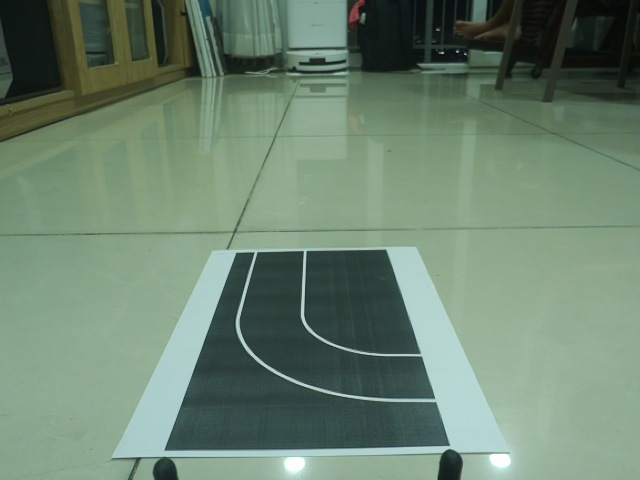
#> input picture src/Lane_Keeping/test.jpg, 640 x 480 px
$ python lkp_khoi.py
#> lines starting #> are read from the running program, lines starting #| are printed output that depends on the picture
import numpy as np
import cv2
import matplotlib.pyplot as plt
from sklearn.cluster import DBSCAN
from sklearn.preprocessing import StandardScaler

# them cac import de matplotlib chay headless, khong can gui, tranh loi khi chay tren ubuntu

import os
os.environ["QT_QPA_PLATFORM"] = "offscreen"
import matplotlib
matplotlib.use('Agg')


def find_plateaus(img,
                  ascent_threshold=50,
                  winning_percentage=0.4,
                  ascent_to_plateau=20,
                  min_pixels_to_plateau=3,
                  lower_pixel_limit=5,
                  upper_pixel_limit=100,
                  confidence_interval=0.08):
    '''
    # Status:
    0. Did not pass threshold
    1. Segment not long enough
    2. Segment too long
    3. Did not pass winning threshold
    4. Did not pass ascent to plateau threshold
    5. Did not pass noise test
    6. PassedDocstring for find_plateaus
    '''
    if type(img) == str:
        img = cv2.imread(img)

    gray = cv2.cvtColor(img, cv2.COLOR_BGR2GRAY)
    _, w = gray.shape
    boundary_points = []
    status = [0, 0, 0, 0, 0, 0, 0]

    for i, row in enumerate(gray):
        row = row.tolist()
        j = 0
        while j < w - 1:
            # If no abrupt change: skip
            if abs(row[j] - row[j + 1]) < ascent_threshold:
                status[0] += 1
                j += 1
                continue

            # If abrupt change: find plateau
            ascent_value_pos = j
            ascent_value = row[ascent_value_pos]
            buffer = [j + 1]
            j += 2
            while j < w - 1 and abs(row[j] - row[j - 1]) < ascent_threshold:
                buffer.append(j)
                j += 1

            if len(buffer) < lower_pixel_limit:
                status[1] += 1
                continue
            if len(buffer) > upper_pixel_limit:
                status[2] += 1
                continue

            # Range Boyer-Moore voting for plateau
            plateau_pos = buffer[0]
            plateau = row[plateau_pos]
            counter = 0
            for pos in buffer:
                if counter == 0:
                    plateau_pos = pos
                    plateau = row[plateau_pos]
                    counter += 1
                else:
                    if (1 - confidence_interval) * plateau <= row[pos] <= (1 + confidence_interval) * plateau:
                        counter += 1
                    else:
                        counter -= 1


            # Check if plateau is stable & does not come from white noise
            counter = sum(1 for pos in buffer if (1 - confidence_interval) * plateau <= row[pos] <= (1 + confidence_interval) * plateau)

            if not counter >= len(buffer) * winning_percentage:
                status[3] += 1
                continue
            if not abs(plateau - ascent_value) >= ascent_to_plateau:
                status[4] += 1
                continue
            if not abs(plateau_pos - ascent_value_pos) <= min_pixels_to_plateau:
                status[5] += 1
                continue

            status[6] += 1
            boundary_points.append((plateau_pos, i))

    return boundary_points, status

def deproject_points(points, h, theta, f, k, u0, v0, eps=1e-8):
    world_points = []
    theta_rad = theta * np.pi / 180
    cos_theta = np.cos(theta_rad)
    sin_theta = np.sin(theta_rad)
    alpha = f / k
    for u, v in points:
        norm_u = (u - u0) / alpha
        norm_v = (v - v0) / alpha
        # scale = h / (cos_theta * norm_v - sin_theta + eps)
        # world_points.append((norm_u * scale, norm_v * scale))
        scale = h / (sin_theta * norm_v - cos_theta + eps)
        world_points.append((float(norm_u * scale), float((cos_theta * norm_v + sin_theta) * scale)))

    return world_points


def dbscan_cluster(points, eps=0.5, min_samples=2, standardise=True):
    """
    Cluster points using DBSCAN algorithm.
    Separates left and right lane boundaries based on spatial proximity.

    Args:
        points: List of (x, y) coordinates
        eps: Distance threshold for clustering
        min_samples: Minimum points per cluster
        standardise: Whether to standardize features

    Returns:
        List of cluster labels (noise points labeled as -1)
    """
    if len(points) < min_samples:
        return [-1] * len(points)

    rescaled_points = StandardScaler().fit_transform(np.array(points.copy())) if standardise else points
    clusters = DBSCAN(eps=eps, min_samples=min_samples).fit(rescaled_points)

    return clusters.labels_.tolist()


def find_lane_points(points, labels):
    """
    Returns respectively the left and right lane.
    """
    if labels == [-1] or len(labels) == 0:
        return {}

    points_with_labels = {}
    for point, label in zip(points, labels):
        if label == -1:
            continue
        label = str(label)
        if label not in points_with_labels:
            points_with_labels[label] = [point]
        else:
            points_with_labels[label].append(point)

    max_len = 0
    second_max_len = 0
    left_lane_label = '0'
    right_lane_label = '0'
    for i in range(len(points_with_labels)):
        i = str(i)
        points_cnt = len(points_with_labels[i])
        if points_cnt >= max_len:
            if points_cnt != max_len:
                second_max_len = max_len
                right_lane_label = left_lane_label
            max_len = points_cnt
            left_lane_label = i
        elif len(points_with_labels[i]) > second_max_len:
            second_max_len = points_cnt
            right_lane_label = i

    left_mean_x = float(np.mean(np.array(points_with_labels[left_lane_label])[:, 0]))
    right_mean_x = float(np.mean(np.array(points_with_labels[right_lane_label])[:, 0]))

    if left_mean_x >= right_mean_x:
        left_lane_label, right_lane_label = right_lane_label, left_lane_label

    return points_with_labels[left_lane_label], points_with_labels[right_lane_label]


def fit_polynomial(points, degree=2, threshold=10):
    """
    Fits a polynomial x = f(y) to the given points.
    Changed to fit y = f(x) for better lane representation.
    """
    if len(points) < threshold:
        return None

    try:
        points = np.array(points)
        sorted_points = points[points[:, 1].argsort()]
        # Sort diem theo index 1 (y) thay cho index 0 (x)
        coefficients = np.polyfit(sorted_points[:, 1], sorted_points[:, 0], degree)
        return np.poly1d(coefficients)
    except Exception as e:
        print(f"Polynomial fitting error: {e}")
        return None


def suggest_path(left_lane_points, right_lane_points, diff_y=10):
    left_lane_points = np.array(left_lane_points)
    right_lane_points = np.array(right_lane_points)


    min_y_left = np.min(left_lane_points[:, 1])
    max_y_left = np.max(left_lane_points[:, 1])
    min_y_right = np.min(right_lane_points[:, 1])
    max_y_right = np.max(right_lane_points[:, 1])

    left_lane_points = left_lane_points[left_lane_points[:, 1].argsort()]
    right_lane_points = right_lane_points[right_lane_points[:, 1].argsort()]

    suggested_points = []
    for y in np.arange(min(min_y_left, min_y_right), max(max_y_left, max_y_right)):
        buffer_left = left_lane_points[(left_lane_points[:, 1] >= y - diff_y) & (left_lane_points[:, 1] <= y + diff_y)]
        buffer_right = right_lane_points[(right_lane_points[:, 1] >= y - diff_y) & (right_lane_points[:, 1] <= y + diff_y)]
        if not len(buffer_left) or not len(buffer_right):
            continue

        mean_x = (np.mean(buffer_left[:, 0]) + np.mean(buffer_right[:, 0])) / 2
        suggested_points.append((mean_x, y))

    return fit_polynomial(suggested_points)


# [70 lines left out: functions display_points, display_clusters, display_polynomials, not called in this run]


def run_lane_detect(img, h, theta, f, k, eps=1e-8, use_deprojected=False, car_position=1024):
    if type(img) == str:
        img = cv2.imread(img)

    height, width, _ = img.shape
    points, _ = find_plateaus(img)

    deprojected = deproject_points(points, h, theta, f, k, width / 2, height / 2, eps=eps)
    labels = dbscan_cluster(deprojected, eps=0.3)
    if use_deprojected:
        points = deprojected
    first_lane, second_lane = find_lane_points(points, labels)
    suggested_path_poly = suggest_path(first_lane, second_lane)
    first_lane_poly = fit_polynomial(first_lane)
    second_lane_poly = fit_polynomial(second_lane)

    return suggested_path_poly, first_lane_poly, second_lane_poly


def add_lanes_to_image(img, list_polynomials, points_per_polynomial=100):
    if type(img) == str:
        img = cv2.imread(img)

    h, w = img.shape[:2]

    # Duyệt các điểm theo chiều dọc (y) từ trên xuống dưới
    for y in np.linspace(0, h-1, points_per_polynomial):

        # Duyệt qua từng đường line (poly)
        for poly in list_polynomials:
            if poly is None: continue

            try:
                # Tinh toạ độ x theo y, khong can giai root nx vi da fit x = f(y) o tren
                x_val = poly(y)

                # Kiểm tra nếu x nằm trong phạm vi chiều rộng ảnh thì mới vẽ
                if 0 <= x_val < w:
                    cv2.circle(img, (int(x_val), int(y)), 2, (0, 255, 0), 2)
            except Exception:
                pass

    return img

def find_x_at_y(poly, target_y, img_width=2048):
    if poly is None:
        return None
    try:
        x_val = poly(target_y)
        if 0 <= x_val < img_width:
            return float(x_val)
    except:
        pass
    return None

def calculate_centre_distance(path_poly, car_position, target_y=None, img_height=None):
    if path_poly is None:
        return None
    if target_y is None:
        if img_height is None:
            print("ERROR: img_height must be provided if target_y is not given.")
            return None
        target_y = img_height - 1
    path_x = find_x_at_y(path_poly, target_y)
    distance = car_position- path_x
    return distance

def main():
    # Get the directory where this script is located
    # script_dir = os.path.dirname(os.path.abspath(__file__))
    # img_path = os.path.join(script_dir, 'test.jpg')
    img_path='test.jpg'  # Hoặc thay đổi đường dẫn tới ảnh của bạn ở đây
    img = cv2.imread(img_path)
#> img is the input picture: shape (480, 640, 3); mean B, G, R 112.7, 131.5, 108.8

    if img is None:
        print(f"ERROR: Không thể đọc file ảnh '{img_path}'.")
        print("Hãy đảm bảo file ảnh nằm cùng thư mục hoặc sửa lại đường dẫn trong code.")
        return

    # In file anh dang dung
    print(f"\n=== Using Image File ===")
    print(f"Image file: {img_path}")

    h = 0.225
    theta = 15
    f = 2.75e-3
    k = 1.3e-6

    # In cac tham so dang dung
    print("\n=== Lane Detection Parameters ===")
    print(f"h = {h}")
    print(f"theta = {theta}")
    print(f"f = {f}")
    print(f"k = {k}")


    path_poly, first_lane_poly, second_lane_poly = run_lane_detect(
        img,
        h=h,
        theta=theta,
        f=f,
        k=k,
        use_deprojected=False
    )
#> in find_plateaus, `gray = cv2.cvtColor(img, cv2.COLOR_BGR2GRAY)`:
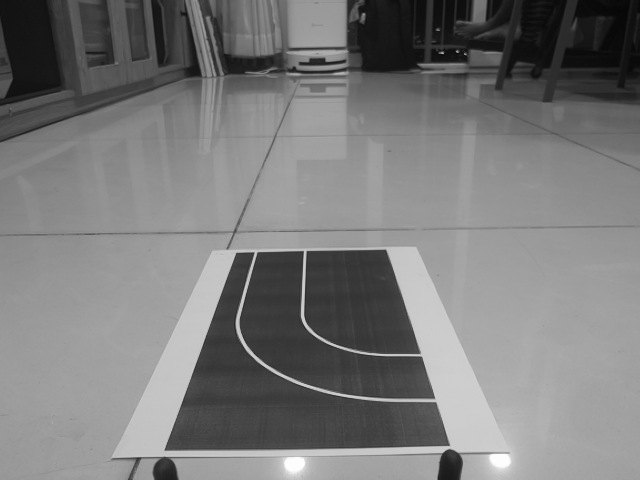
#> gray: shape (480, 640); min 2, max 254, mean 122.6
#> after the loop in find_plateaus, `for i, row in enumerate(gray):`: boundary_points = 141 pairs, first value 133 to 445, second value 253 to 478; status = [226808, 213, 262, 32, 7, 75, 141]
#> in run_lane_detect, `points, _ = find_plateaus(img)`: points has the same summary as boundary_points in find_plateaus
#> the loop in deproject_points, `for u, v in points:` made 141 passes
#> (u, v, norm_u, norm_v, scale) on passes 1 to 12: (309, 253, -0.0052, 0.00615, -0.233), (238, 254, -0.0388, 0.00662, -0.233), (309, 254, -0.0052, 0.00662, -0.233), (237, 256, -0.0392, 0.00756, -0.233), (259, 256, -0.0288, 0.00756, -0.233), (309, 256, -0.0052, 0.00756, -0.233), (235, 257, -0.0402, 0.00804, -0.233), (258, 257, -0.0293, 0.00804, -0.233), (309, 257, -0.0052, 0.00804, -0.233), (258, 258, -0.0293, 0.00851, -0.233), (236, 259, -0.0397, 0.00898, -0.233), (257, 260, -0.0298, 0.00945, -0.234)
#> after the loop in deproject_points, `for u, v in points:`: world_points = 141 pairs, first value -0.0141 to 0.0212, second value -0.0883 to -0.0618
#> in run_lane_detect, `deprojected = deproject_points(points, h, theta, f, k, width / 2, heig..`: deprojected has the same summary as world_points in deproject_points
#> in dbscan_cluster, `rescaled_points = StandardScaler().fit_transform(np.array(points.copy(..`: rescaled_points = 141 pairs, first value -4.55 to 2.88, second value -4.33 to 1.27
#> in run_lane_detect, `labels = dbscan_cluster(deprojected, eps=0.3)`: labels = 141 values, max 3 at index 107, min -1 at index 137, mean 1.13
#> the loop in find_lane_points, `for point, label in zip(points, labels):` made 141 passes
#> (point, label) on passes 1 to 12: ((309, 253), '0'), ((238, 254), '1'), ((309, 254), '0'), ((237, 256), '1'), ((259, 256), '2'), ((309, 256), '0'), ((235, 257), '1'), ((258, 257), '2'), ((309, 257), '0'), ((258, 258), '2'), ((236, 259), '1'), ((257, 260), '2')
#> after the loop in find_lane_points, `for point, label in zip(points, labels):`: points_with_labels = 4 items
#> the loop in find_lane_points, `for i in range(len(points_with_labels)):` made 4 passes
#> (i, points_cnt, second_max_len, right_lane_label, max_len, left_lane_label) on passes 1 to 2: ('0', 30, 0, '0', 30, '0'), ('1', 55, 30, '0', 55, '1')
#> (i, points_cnt, second_max_len, right_lane_label) on pass 3: ('2', 47, 47, '2')
#> after the loop in find_lane_points, `for i in range(len(points_with_labels)):`: max_len = 55; second_max_len = 47
#> in find_lane_points, `left_mean_x = float(np.mean(np.array(points_with_labels[left_lane_labe..`: left_mean_x = 218.3
#> in find_lane_points, `right_mean_x = float(np.mean(np.array(points_with_labels[right_lane_la..`: right_mean_x = 250
#> in run_lane_detect, `first_lane, second_lane = find_lane_points(points, labels)`: first_lane = 55 pairs, first value 192 to 238, second value 254 to 375; second_lane = 47 pairs, first value 240 to 277, second value 256 to 374
#> in suggest_path, `left_lane_points = np.array(left_lane_points)`: left_lane_points has the same summary as first_lane in run_lane_detect
#> in suggest_path, `right_lane_points = np.array(right_lane_points)`: right_lane_points has the same summary as second_lane in run_lane_detect
#> in suggest_path, `min_y_left = np.min(left_lane_points[:, 1])`: min_y_left = 254
#> in suggest_path, `max_y_left = np.max(left_lane_points[:, 1])`: max_y_left = 375
#> in suggest_path, `min_y_right = np.min(right_lane_points[:, 1])`: min_y_right = 256
#> in suggest_path, `max_y_right = np.max(right_lane_points[:, 1])`: max_y_right = 374
#> the loop in suggest_path, `for y in np.arange(min(min_y_left, min_y_right), max(max_y_left, max_y..` made 121 passes
#> mean_x on passes 1 to 12: 246.5, 246.1, 246.1, 246.1, 245.7, 245.5, 245.4, 245.4, 245, 244.8, 244.8, 244.5
#> after the loop in suggest_path, `for y in np.arange(min(min_y_left, min_y_right), max(max_y_left, max_y..`: suggested_points = 121 pairs, first value 225.5 to 246.5, second value 254 to 374
#> in fit_polynomial, `points = np.array(points)`: points has the same summary as suggested_points in suggest_path
#> in fit_polynomial, `sorted_points = points[points[:, 1].argsort()]`: sorted_points has the same summary as suggested_points in suggest_path
#> in fit_polynomial, `coefficients = np.polyfit(sorted_points[:, 1], sorted_points[:, 0], de..`: coefficients = [0.00326, -2.2, 598.9]
    print("\n=== Lane Detection Results ===")
    print(f"Suggested path: {path_poly}")
#| Suggested path:           2
#| 0.003263 x - 2.202 x + 598.9
    print(f"First path: {first_lane_poly}")
#| First path:             2
#| -3.567e-05 x - 0.3394 x + 325.7
    print(f"Second path: {second_lane_poly}")
#| Second path:           2
#| 0.006678 x - 4.138 x + 883.4

    if path_poly is None:
        print("\nNo path detected, exiting.")
        return


    img_with_lanes = add_lanes_to_image(img.copy(), [path_poly, first_lane_poly, second_lane_poly])
#> after the loop in add_lanes_to_image, `for y in np.linspace(0, h-1, points_per_polynomial):`:
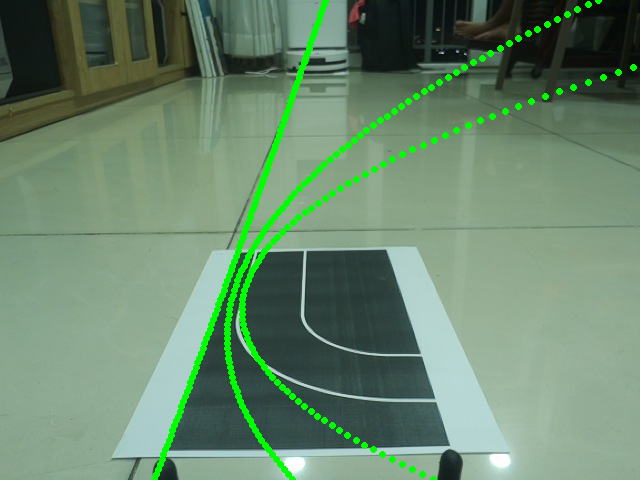
#> img: shape (480, 640, 3); mean of channels 0, 1, 2 109.4, 135.8, 105.8; drawn as B, G, R

    height, width= img.shape[:2]
#> height = 480; width = 640
    car_position = width / 2
#> car_position = 320
    centre_dist = calculate_centre_distance(path_poly, car_position, target_y=height-1, img_height=height)
#> centre_dist = 27.16

    if centre_dist is not None:
        print(f"\n=== Centre Distance Calculation ===")
        print(f"Center distance at bottom of image: {centre_dist:.2f} pixels")
#| Center distance at bottom of image: 27.16 pixels
        print(f"Path position at y = {height-1}: {car_position - centre_dist:.2f} px")
#| Path position at y = 479: 292.84 px
        print(f"Distance center: {centre_dist:.2f} px")
#| Distance center: 27.16 px

        if centre_dist == 0:
            print("Car is ON the path")
        elif centre_dist < 0:
            print("Car is LEFT of the path")
        elif centre_dist > 0:
            print("Car is RIGHT of the path")

        cv2.putText(img_with_lanes, f'Distance: {centre_dist:.2f} px',
                   (10, 30), cv2.FONT_HERSHEY_SIMPLEX, 0.8, (255, 0, 0), 2)

        cv2.circle(img_with_lanes, (int(car_position), height-1), 10, (255, 0, 0), -1)
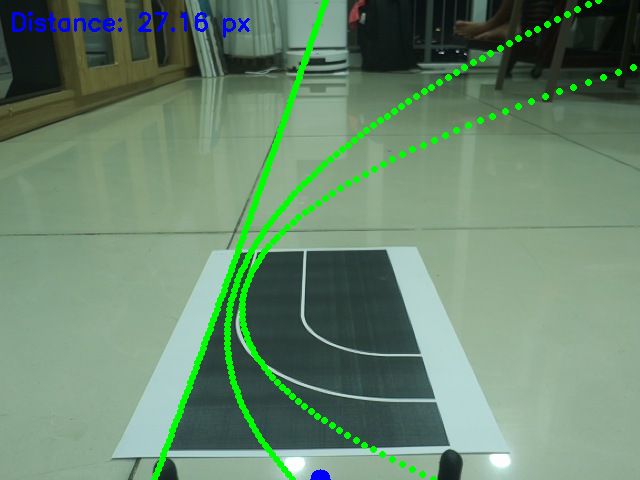
#> img_with_lanes: shape (480, 640, 3); mean of channels 0, 1, 2 110.4, 135.4, 105.4; drawn as B, G, R

    else:
        print("\nWarning: Cannot calculate center distance")


    output_file = 'lane_detection_result.png'
    cv2.imwrite(output_file, img_with_lanes)
    print(f"\n=== Output ===")
    print(f"Result saved to {output_file}")

    print("\n=== Path X at Custom Y Positions ===")
    test_y = int(input("Enter y: "))
#> the answer given: 3
    x = find_x_at_y(path_poly, test_y, img_width=width)
#> x = 592.4
    if x is not None:
        print(f"Path x at y={test_y:3d}: {x:.2f} px")
#| Path x at y=  3: 592.36 px
    else:
        print(f"Cannot find path x at y={test_y:3d}")


if __name__ == "__main__":
    main()

$ run again, with src/Lane_Keeping/1.jpg copied over src/Lane_Keeping/test.jpg
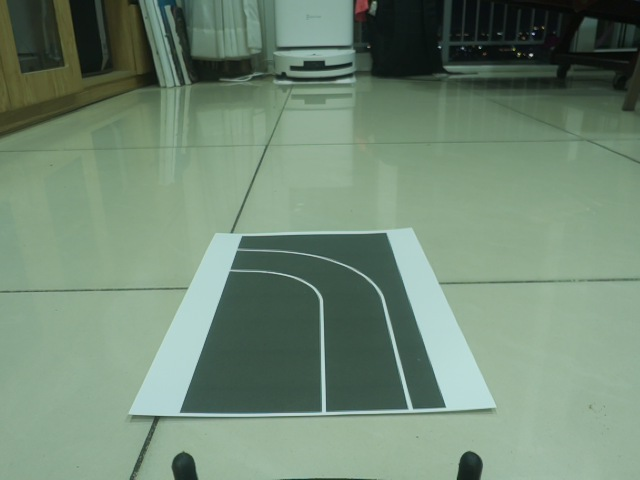
#> input picture src/Lane_Keeping/1.jpg, 640 x 480 px
#> in main, img is the input picture: shape (480, 640, 3); mean B, G, R 117.2, 137.1, 113.8
#> after the loop in find_plateaus, `for i, row in enumerate(gray):`: boundary_points = 161 pairs, first value 136 to 461, second value 32 to 469; status = [210034, 185, 351, 48, 9, 55, 161]
#> in run_lane_detect, `points, _ = find_plateaus(img)`: points has the same summary as boundary_points in find_plateaus
#> the loop in deproject_points, `for u, v in points:` made 161 passes
#> (u, v, norm_u, norm_v, scale) on passes 1 to 3: (167, 32, -0.0723, -0.0983, -0.227), (169, 38, -0.0714, -0.0955, -0.227), (304, 62, -0.00756, -0.0841, -0.228)
#> after the loop in deproject_points, `for u, v in points:`: world_points = 161 pairs, first value -0.016 to 0.0209, second value -0.0872 to -0.0372
#> deprojected has the same summary as world_points in deproject_points
#> rescaled_points = 161 pairs, first value -1.88 to 3.2, second value -2.11 to 5.18
#> labels = 161 values, max 4 at index 152, min -1 at index 2, mean 2.14
#> the loop in find_lane_points, `for point, label in zip(points, labels):` made 161 passes
#> (point, label) on passes 1 to 3: ((167, 32), '0'), ((169, 38), '0'), ((304, 62), -1)
#> after the loop in find_lane_points, `for point, label in zip(points, labels):`: points_with_labels = 5 items
#> the loop in find_lane_points, `for i in range(len(points_with_labels)):` made 5 passes
#> (i, points_cnt, second_max_len, right_lane_label, max_len, left_lane_label) on passes 1, 2, 4: ('0', 2, 0, '0', 2, '0'), ('1', 63, 2, '0', 63, '1'), ('3', 82, 63, '1', 82, '3')
#> after the loop in find_lane_points, `for i in range(len(points_with_labels)):`: max_len = 82; second_max_len = 63
#> left_mean_x = 325.6
#> right_mean_x = 398.2
#> first_lane = 82 pairs, first value 313 to 328, second value 284 to 408; second_lane = 63 pairs, first value 370 to 413, second value 277 to 407
#> left_lane_points has the same summary as first_lane in run_lane_detect
#> right_lane_points has the same summary as second_lane in run_lane_detect
#> min_y_left = 284
#> max_y_left = 408
#> min_y_right = 277
#> max_y_right = 407
#> the loop in suggest_path, `for y in np.arange(min(min_y_left, min_y_right), max(max_y_left, max_y..` made 131 passes
#> mean_x on passes 5 to 12: 347.6, 348.4, 348.4, 349.2, 349.2, 349.8, 350.4, 351.2
#> after the loop in suggest_path, `for y in np.arange(min(min_y_left, min_y_right), max(max_y_left, max_y..`: suggested_points = 131 pairs, first value 346.2 to 369.3, second value 277 to 407
#> in fit_polynomial, `points = np.array(points)`: points has the same summary as suggested_points in suggest_path
#> sorted_points has the same summary as suggested_points in suggest_path
#> coefficients = [-0.000899, 0.777, 201.5]
#| Suggested path:             2
#| -0.0008985 x + 0.7773 x + 201.5
#| First path:             2
#| -0.0009114 x + 0.6863 x + 198.2
#| Second path:             2
#| -0.0009482 x + 0.9179 x + 195.1
#> after the loop in add_lanes_to_image, `for y in np.linspace(0, h-1, points_per_polynomial):`:
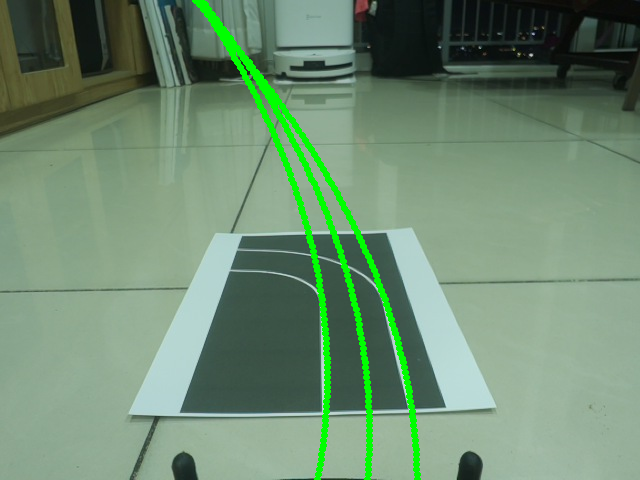
#> img: shape (480, 640, 3); mean of channels 0, 1, 2 113.8, 140.7, 110.6; drawn as B, G, R
#> centre_dist = -47.65
#| Center distance at bottom of image: -47.65 pixels
#| Path position at y = 479: 367.65 px
#| Distance center: -47.65 px
#> in main, `cv2.circle(img_with_lanes, (int(car_position), height-1), 10, (255, 0,..`:
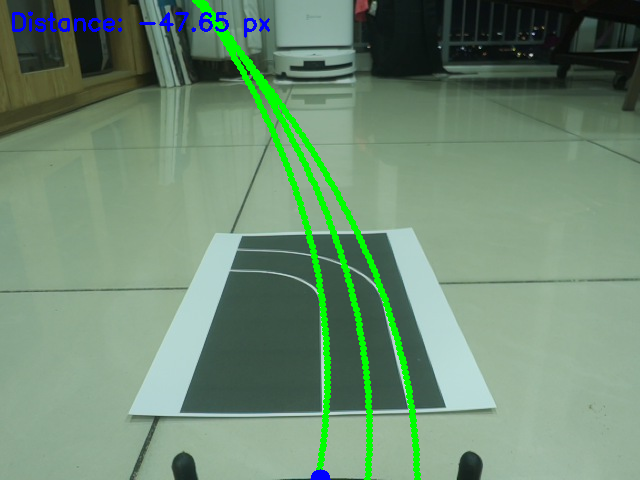
#> img_with_lanes: shape (480, 640, 3); mean of channels 0, 1, 2 114.9, 140.1, 110.3; drawn as B, G, R
#> x = 203.8
#| Path x at y=  3: 203.79 px
